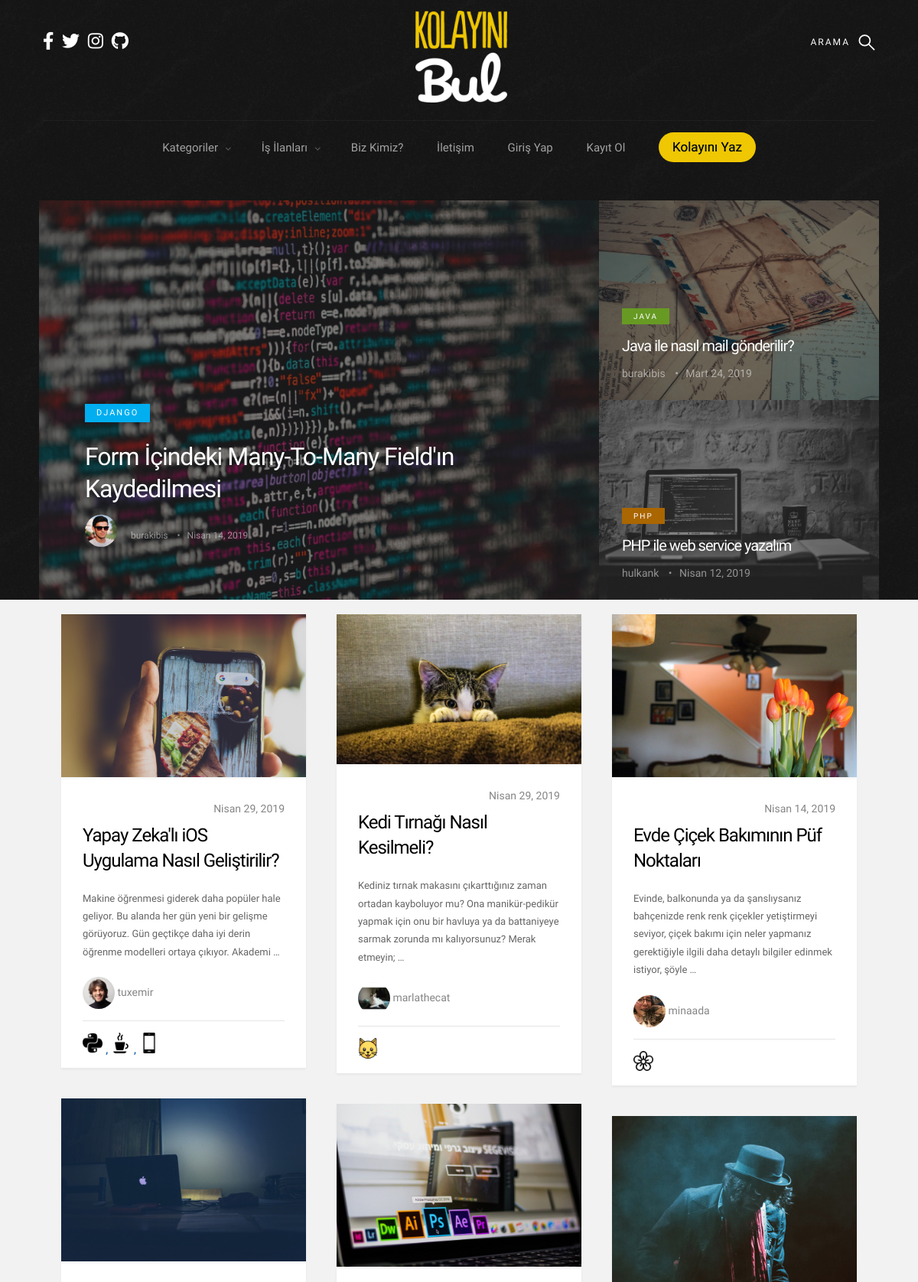
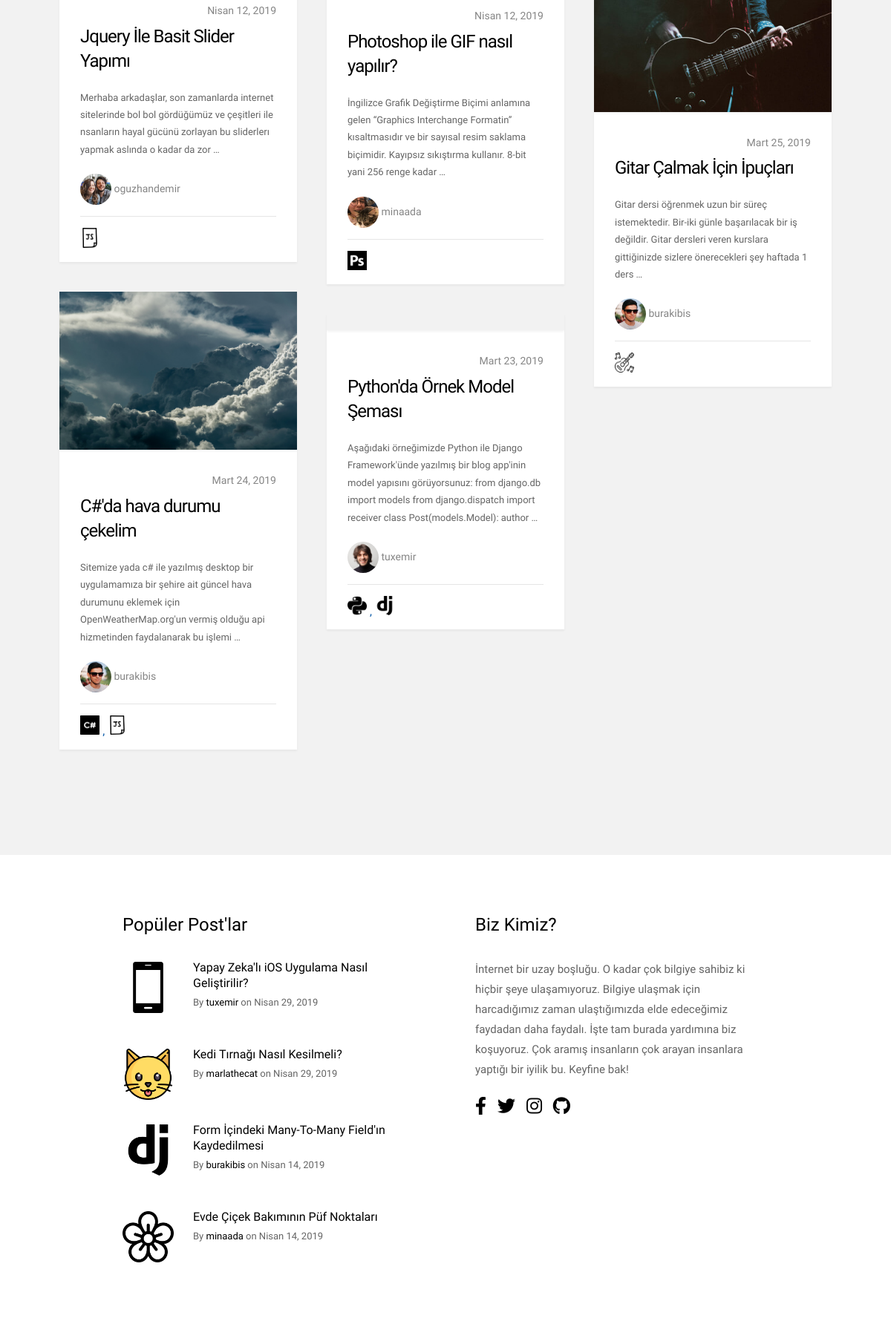
The page / (upper part) on the database its author committed (2 pictures, top to bottom).
### blog/models.py (models this page shows, shortened)
class Post(models.Model):
    author = models.ForeignKey("auth.User", on_delete=models.CASCADE, verbose_name="Yazar")
    category = models.ForeignKey("Category", on_delete=models.CASCADE, verbose_name="Kategori Adı")
    sub_category = models.ForeignKey("SubCategory", on_delete=models.CASCADE, verbose_name="Alt Kategori Adı",
                                     related_name="sub_category")
    title = models.CharField(max_length=50, verbose_name="Post Başlığı")
    slug = models.SlugField(max_length=55, blank=True, null=True)
    description = RichTextField(max_length=100000, null=False, verbose_name="Açıklama")
    image = models.ImageField(upload_to='post_images/', null=True, blank=True,
                              default='')
    created_date = models.DateTimeField(auto_now_add=True, verbose_name="Created Date")
    updated_date = models.DateTimeField(blank=True, null=True, verbose_name="Updated Date")
    verified_date = models.DateTimeField(auto_now_add=True, verbose_name="Verified Date")
    sources = models.CharField(max_length=250, verbose_name="Kaynak", blank=True, null=True)
    STATUS_DRAFT = 1
    STATUS_PUBLISHED = 2
    STATUS_ARCHIVED = 3
    STATUS_DEACTIVATED = 4
    STATUS_WAITING_APPROVAL = 5
    STATUSES = (
        (STATUS_DRAFT, 'Taslak'),
        (STATUS_PUBLISHED, 'Yayında'),
        (STATUS_ARCHIVED, 'Arşivlendi'),
        (STATUS_DEACTIVATED, 'Kaldırıldı'),
        (STATUS_WAITING_APPROVAL, "Onay Bekliyor")
    )
    active_post = models.SmallIntegerField(choices=STATUSES, default=5)
    LOCATION_BIG = 1
    LOCATION_SMALL1 = 2
    LOCATION_SMALL2 = 3
    LOCATION_OTHER = 4
    LOCATION = (
        (LOCATION_BIG, 'Big Box'),
        (LOCATION_SMALL1, 'First Small Box'),
        (LOCATION_SMALL2, 'Second Small Box'),
        (LOCATION_OTHER, 'Other'),
    )
    page_header_content = models.SmallIntegerField(choices=LOCATION, default=4)
    tag = models.ManyToManyField(SubCategory, default=sub_category)
    class Meta:
        ordering = ['-created_date']

class SubCategory(models.Model):
    category_name = models.ForeignKey(Category, on_delete=models.CASCADE, null=True, related_name='subcategories')
    sub_category_name = models.CharField(max_length=50, verbose_name="Alt-Category Adı")
    slug = models.SlugField(max_length=55, blank=True, null=True)
    sub_category_image = models.FileField(upload_to='sub_category_images/', null=True, blank=True)
    def __str__(self):
        return "{sub_category_name}".format(sub_category_name=self.sub_category_name)

### user/models.py (models this page shows, shortened)
class Profile(models.Model):
    user = models.OneToOneField(User, on_delete=models.CASCADE)
    slug = models.SlugField(max_length=55, blank=True, null=True)
    first_name = models.CharField(_('first name'), max_length=30, null=True, blank=True)
    last_name = models.CharField(_('last name'), max_length=30, null=True, blank=True)
    bio = models.TextField(max_length=500, blank=True, verbose_name="Biyografi")
    school = models.CharField(max_length=30, blank=True, verbose_name="Okul")
    education = models.CharField(max_length=30, blank=True, verbose_name="Bölüm")
    city = models.CharField(max_length=30, blank=True, verbose_name="Şehir")
    birth_date = models.DateField(null=True, blank=True, verbose_name="Doğum Tarihi")
    avatar = models.ImageField(upload_to='avatars/', default='avatars/defaultuser.jpg', verbose_name="Profil Fotoğrafı")
    job = models.CharField(max_length=30, blank=True, verbose_name="Meslek")
    skills = models.ManyToManyField(SubCategory, verbose_name="Yetenekler")
    post = models.ManyToManyField(Post, blank=True)
    followers = models.ManyToManyField(User, blank=True, verbose_name="Followers", related_name="Followers")
    following = models.ManyToManyField(User, blank=True, verbose_name="Following", related_name="Following")
    github_profile = models.URLField(verbose_name="Github Profile", null=True, blank=True)
    twitter_profile = models.URLField(verbose_name="Twitter Profile", null=True, blank=True)
    stack_overflow_profile = models.URLField(verbose_name="Stack Overflow Profile", null=True, blank=True)
    facebook_profile = models.URLField(verbose_name="Facebook Profile", null=True, blank=True)
    instagram_profile = models.URLField(verbose_name="Instagram Profile", null=True, blank=True)
    linkedin_profile = models.URLField(verbose_name="Linkedin Profile", null=True, blank=True)
    skype_profile = models.URLField(verbose_name="Skype Profile", null=True, blank=True)
    spotify_profile = models.URLField(verbose_name="Spotify Profile", null=True, blank=True)
    def __str__(self):
        return "{username}".format(username=self.user.username)

### base_pages/views.py (the view)
# urls.py: path('', base_pages_view.index, name="index"),
def index(request):
    posts = Post.objects.filter(active_post="2").order_by('-created_date').filter(page_header_content=4)
    context = {
        "posts": posts,
    }
    return render(request, "index.html", context)

### templates/index.html (shortened to what this page needs)
{% extends "base/layout.html" %}
{% load static %}
{% block body %}
<br>
    <section class="s-content">
        <div class="row masonry-wrap" style="margin-top: -64px">
            <div class="masonry">
                {% for post in posts %}
                    <article class="masonry__brick entry format-standard" data-aos="fade-up">
                        <div class="entry__thumb">
                            {% if post.image %}
                            <a href="{% url 'posts:detail' slug=post.slug %}" class="entry__thumb-link">
                                <img src="{{ post.image.url }}"
                                     alt="">
                            </a>
                            {% endif %}
                        </div>
                        <div class="entry__text" style="padding-bottom: 1rem">
                            <div class="entry__header">
                                <div class="entry__date" style="text-align: right">
                                    <a href="{% url 'posts:detail' slug=post.slug %}">{{ post.created_date|date:"F d, Y" }}</a>
                                </div>
                                <h1 class="entry__title"><a
                                        href="{% url 'posts:detail' slug=post.slug %}">{{ post.title }}</a>
                                </h1>
                            </div>
                            <div class="entry__excerpt">
                                <p>
                                    {{ post.description|striptags|truncatewords:24|safe }}
                                </p>
                            </div>
                            <div class="entry__content">
                                <a href="{% url 'index' %}" class="entry__profile-pic">
                                    <img class="avatar" src="{{ post.author.profile.avatar.url }}" alt="">
                                </a>
                                <div class="entry__date">
                                    <a href="{% url 'user:profile' slug=post.author %}">&nbsp{{ post.author }}</a>
                                </div>
                                <hr>
                                <div class="entry__meta">
                            <span class="entry__meta-links">
                                {% for tag in post.tag.all|slice:":3" %}
                                    <a href="{% url 'categories:subcategories' slug=tag.slug %}">
                                   <img src="{{ tag.sub_category_image.url }}" alt="" title="{{ tag }}"
                                        style="width: 10%">
                                </a>
                                {% endfor %}
                            </span>
                                </div>
                            </div>
                        </div>
                    </article>
                {% endfor %}
            </div>
        </div>
    </section>
{% endblock body %}

### templates/base/components/page_header_content.html (shortened to what this page needs)
{% load static %}
<div class="pageheader-content row">
    <div class="col-full">
        <div class="featured">
            <div class="featured__column featured__column--big">
                <div class="entry"
                     style="background-image:url('{% static 'images/thumbs/featured/featured_1-min.jpg' %}');">
                    {% if big_box %}
                        <div class="entry__content">
                        <span class="entry__category">
                            <a href="{% url 'categories:subcategories' slug=big_box.sub_category.slug %}">{{ big_box.sub_category }}</a></span>
                            <h1><a href="{% url 'posts:detail' slug=big_box.slug %}" title="">{{ big_box.title }}</a>
                            </h1>
                            <div class="entry__info">
                                <a href="{% url 'user:profile' slug=big_box.author %}" class="entry__profile-pic">
                                    <img class="avatar" src="{{ big_box.author.profile.avatar.url }}" alt="">
                                </a>
                                <ul class="entry__meta">
                                    <li>
                                        <a href="{% url 'user:profile' slug=big_box.author.profile %}">{{ big_box.author }}</a>
                                    </li>
                                    <li>{{ big_box.created_date|date:"F d, Y" }}</li>
                                </ul>
                            </div>
                        </div>
                    {% endif %}
                </div>
            </div>
            <div class="featured__column featured__column--small">
                <div class="entry"
                     style="background-image:url('{% static 'images/thumbs/featured/featured_2-min.jpg' %}');">
                    <div class="entry__content">
                        {% if second_box %}
                            <span class="entry__category"><a
                                    href="{% url 'categories:subcategories' slug=second_box.sub_category.slug %}">{{ second_box.sub_category }}</a></span>
                            <h1><a href="{% url 'posts:detail' slug=second_box.slug %}"
                                   title="">{{ second_box.title }}</a>
                            </h1>
                            <div class="entry__info">
                                <ul class="entry__meta">
                                    <li>
                                        <a href="{% url 'user:profile' slug=second_box.author %}">
                                            {{ second_box.author }}</a>
                                    </li>
                                    <li>{{ second_box.created_date|date:"F d, Y" }}</li>
                                </ul>
                            </div>
                        {% endif %}
                    </div>
                </div>
                {% if third_box %}
                    <div class="entry"
                         style="background-image:url('{% static 'images/thumbs/featured/featured_3-min.jpg' %}');">
                        <div class="entry__content">
                            <span class="entry__category"><a style="background-color: #aa6600"
                                                             href="{% url 'categories:subcategories' slug=third_box.sub_category.slug %}">
                                {{ third_box.sub_category }}
                            </a>
                            </span>
                            <h1><a href="{% url 'posts:detail' slug=third_box.slug %}"
                                   title="">{{ third_box.title }}</a>
                            </h1>
                            <div class="entry__info">
                                <ul class="entry__meta">
                                    <li>
                                        <a href="{% url 'user:profile' slug=third_box.author %}">{{ third_box.author }}</a>
                                    </li>
                                    <li>{{ third_box.created_date|date:"F d, Y" }}</li>
                                </ul>
                            </div>
                        </div>
                    </div>
                {% endif %}
            </div>
        </div>
    </div>
</div>

### templates/base/components/s-extra-footer-top.html
{% load static %}
{% load my_filters %}
<section class="s-extra">
    <div class="row top">
        <div class="col-eight md-six tab-full popular">
            <h3>Popüler Post'lar</h3>
            <div class="block-1-2 block-m-full popular__posts">
                {% for post in footer_post|slice:":6" %}
                    <article class="col-block popular__post">
                        <a href="#0" class="popular__thumb">
                            <img src="{{ post.sub_category.sub_category_image.url }}" alt="">
                        </a>
                        <h5><a href="{% url 'posts:detail' slug=post.slug %}">{{ post.title|safe|upfirstletter }}</a></h5>
                        <section class="popular__meta">
                            <span class="popular__author"><span>By</span> <a href="{% url 'user:profile' slug=post.author %}">{{ post.author }}</a></span>
                            <span class="popular__date"><span>on</span> <time
                                    datetime="2017-12-19">{{ post.created_date|date:"F d, Y" }}</time></span>
                        </section>
                    </article>
                {% endfor %}
            </div>
        </div>
        <div class="col-four md-six tab-full about">
            <h3>Biz Kimiz?</h3>
            <p>
                İnternet bir uzay boşluğu. O kadar çok bilgiye sahibiz ki hiçbir şeye ulaşamıyoruz. Bilgiye ulaşmak için
                harcadığımız zaman ulaştığımızda elde edeceğimiz faydadan daha faydalı. İşte tam burada
                yardımına biz koşuyoruz. Çok aramış insanların çok arayan insanlara yaptığı bir iyilik bu. Keyfine bak!
            </p>
            <ul class="about__social">
                <li>
                    <a href="https://www.facebook.com/kolayinibul/" target="_blank"><i class="fab fa-facebook-f"></i></a>
                </li>
                <li>
                    <a href="https://twitter.com/kolayinibul" target="_blank"><i class="fab fa-twitter"></i></a>
                </li>
                <li>
                    <a href="https://www.instagram.com/kolayinibul" target="_blank"><i class="fab fa-instagram"></i></a>
                </li>
                <li>
                    <a href="https://github.com/mindlabcore" target="_blank"><i class="fab fa-github"></i></a>
                </li>
            </ul>
        </div>
    </div>
</section>

### rows shown on the page
Post: sub_category "DJANGO", title "Form İçindeki Many-To-Many Field'ın Kaydedilmesi", author.profile.avatar (picture), author "burakibis", created_date "Nisan 14, 2019", sub_category.sub_category_image (picture), title|upfirstletter "Form İçindeki Many-To-Many Field'ın Kaydedilmesi"
Post: sub_category "JAVA", title "Java ile nasıl mail gönderilir?", author "burakibis", created_date "Mart 24, 2019"
Post: sub_category "PHP", title "PHP ile web service yazalım", author "hulkank", created_date "Nisan 12, 2019"
Post: image (picture), created_date "Nisan 29, 2019", title "Yapay Zeka'lı iOS Uygulama Nasıl Geliştirilir?", description "Makine öğrenmesi giderek daha popüler hale geliyor. Bu alanda her gün yeni bir gelişme görüyoruz. Gün geçtikçe daha iyi derin öğrenme modelleri ortaya çıkıyor. Akademi …", author.profile.avatar (picture), author "tuxemir", sub_category.sub_category_image (picture), title|upfirstletter "Yapay Zeka'lı iOS Uygulama Nasıl Geliştirilir?"
SubCategory: sub_category_image (picture)
SubCategory: sub_category_image (picture)
SubCategory: sub_category_image (picture)
Post: image (picture), created_date "Nisan 29, 2019", title "Kedi Tırnağı Nasıl Kesilmeli?", description "Kediniz tırnak makasını çıkarttığınız zaman ortadan kayboluyor mu? Ona manikür-pedikür yapmak için onu bir havluya ya da battaniyeye sarmak zorunda mı kalıyorsunuz? Merak etmeyin; …", author.profile.avatar (picture), author "marlathecat", sub_category.sub_category_image (picture), title|upfirstletter "Kedi Tırnağı Nasıl Kesilmeli?"
SubCategory: sub_category_image (picture)
Post: image (picture), created_date "Nisan 14, 2019", title "Evde Çiçek Bakımının Püf Noktaları", description "Evinde, balkonunda ya da şanslıysanız bahçenizde renk renk çiçekler yetiştirmeyi seviyor, çiçek bakımı için neler yapmanız gerektiğiyle ilgili daha detaylı bilgiler edinmek istiyor, şöyle …", author.profile.avatar (picture), author "minaada", sub_category.sub_category_image (picture), title|upfirstletter "Evde Çiçek Bakımının Püf Noktaları"
SubCategory: sub_category_image (picture)
Post: image (picture), created_date "Nisan 12, 2019", title "Jquery İle Basit Slider Yapımı", description "Merhaba arkadaşlar, son zamanlarda internet sitelerinde bol bol gördüğümüz ve çeşitleri ile nsanların hayal gücünü zorlayan bu sliderlerı yapmak aslında o kadar da zor …", author.profile.avatar (picture), author "oguzhandemir"
SubCategory: sub_category_image (picture)
Post: image (picture), created_date "Nisan 12, 2019", title "Photoshop ile GIF nasıl yapılır?", description "İngilizce Grafik Değiştirme Biçimi anlamına gelen “Graphics Interchange Formatin” kısaltmasıdır ve bir sayısal resim saklama biçimidir. Kayıpsız sıkıştırma kullanır. 8-bit yani 256 renge kadar …", author.profile.avatar (picture), author "minaada"
SubCategory: sub_category_image (picture)
Post: image (picture), created_date "Mart 25, 2019", title "Gitar Çalmak İçin İpuçları", description "Gitar dersi öğrenmek uzun bir süreç istemektedir. Bir-iki günle başarılacak bir iş değildir. Gitar dersleri veren kurslara gittiğinizde sizlere önerecekleri şey haftada 1 ders …", author.profile.avatar (picture), author "burakibis"
SubCategory: sub_category_image (picture)
Post: image (picture), created_date "Mart 24, 2019", title "C#'da hava durumu çekelim", description "Sitemize yada c# ile yazılmış desktop bir uygulamamıza bir şehire ait güncel hava durumunu eklemek için OpenWeatherMap.org'un vermiş olduğu api hizmetinden faydalanarak bu işlemi …", author.profile.avatar (picture), author "burakibis"
SubCategory: sub_category_image (picture)
Post: created_date "Mart 23, 2019", title "Python'da Örnek Model Şeması", description "Aşağıdaki örneğimizde Python ile Django Framework'ünde yazılmış bir blog app'inin model yapısını görüyorsunuz: from django.db import models from django.dispatch import receiver class Post(models.Model): author …", author.profile.avatar (picture), author "tuxemir"
SubCategory: sub_category_image (picture)
